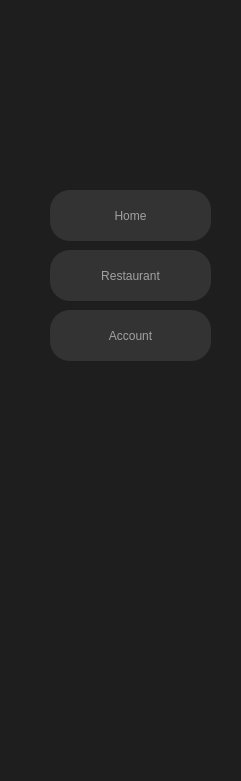
    <widget class="QWidget" name="widget_3" native="true">
     <property name="geometry">
      <rect>
       <x>0</x>
       <y>0</y>
       <width>241</width>
       <height>781</height>
      </rect>
     </property>
     <property name="styleSheet">
      <string notr="true">background-color:rgb(30, 30, 30);</string>
     </property>
     <widget class="QLabel" name="label_3">
      <property name="geometry">
       <rect>
        <x>0</x>
        <y>-20</y>
        <width>261</width>
        <height>261</height>
       </rect>
      </property>
      <property name="styleSheet">
       <string notr="true"/>
      </property>
      <property name="text">
       <string/>
      </property>
      <property name="pixmap">
       <pixmap>../../diary app/food-ordering-app-logo-with-points-and-fork-shapes-in-the-center-free-vector-removebg-preview.png</pixmap>
      </property>
      <property name="scaledContents">
       <bool>true</bool>
      </property>
     </widget>
     <widget class="QPushButton" name="pushButton_3">
      <property name="geometry">
       <rect>
        <x>50</x>
        <y>250</y>
        <width>161</width>
        <height>51</height>
       </rect>
      </property>
      <property name="styleSheet">
       <string notr="true">QPushButton
{
	background-color: rgb(51, 51, 51);
	border-radius: 20;
	font: 550 11pt &quot;AutoText&quot;;
	color: rgb(161, 161, 161);
}
QPushButton:hover
{
	background-color: rgb(229, 222, 210);
	color: rgb(51, 51, 51);
}
QPushButton:pressed
{
	background-color: rgb(255, 102, 0);
	color: rgb(255, 248, 242);
}</string>
      </property>
      <property name="text">
       <string>Restaurant</string>
      </property>
     </widget>
     <widget class="QPushButton" name="pushButton">
      <property name="geometry">
       <rect>
        <x>50</x>
        <y>190</y>
        <width>161</width>
        <height>51</height>
       </rect>
      </property>
      <property name="styleSheet">
       <string notr="true">QPushButton
{
	background-color: rgb(51, 51, 51);
	border-radius: 20;
	font: 550 11pt &quot;AutoText&quot;;
	color: rgb(161, 161, 161);
}
QPushButton:hover
{
	background-color: rgb(229, 222, 210);
	color: rgb(51, 51, 51);
}
QPushButton:pressed
{
	background-color: rgb(255, 102, 0);
	color: rgb(255, 248, 242);
}</string>
      </property>
      <property name="text">
       <string>Home</string>
      </property>
     </widget>
     <widget class="QPushButton" name="pushButton_4">
      <property name="geometry">
       <rect>
        <x>50</x>
        <y>310</y>
        <width>161</width>
        <height>51</height>
       </rect>
      </property>
      <property name="styleSheet">
       <string notr="true">QPushButton
{
	background-color: rgb(51, 51, 51);
	border-radius: 20;
	font: 550 11pt &quot;AutoText&quot;;
	color: rgb(161, 161, 161);
}
QPushButton:hover
{
	background-color: rgb(229, 222, 210);
	color: rgb(51, 51, 51);
}
QPushButton:pressed
{
	background-color: rgb(255, 102, 0);
	color: rgb(255, 248, 242);
}</string>
      </property>
      <property name="text">
       <string>Account</string>
      </property>
     </widget>
    </widget>
